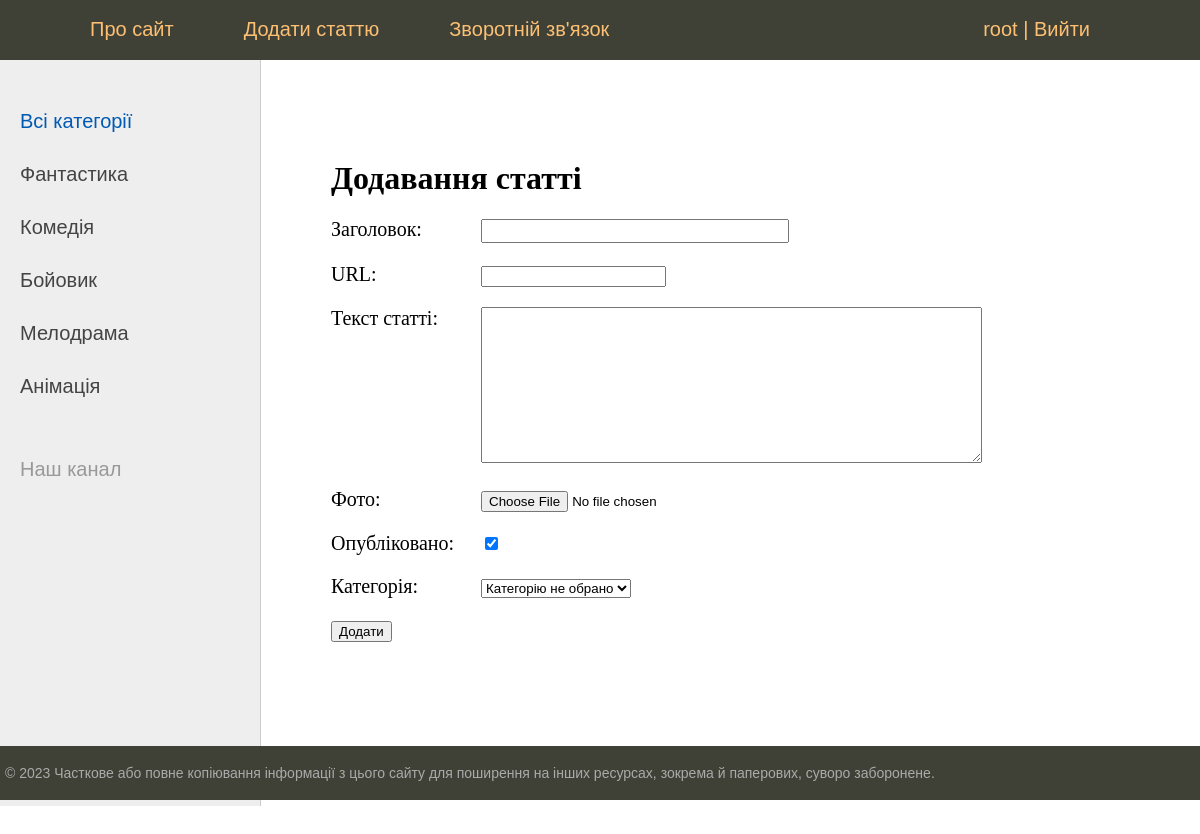
Screenshot of /addpage/ (signed in) with the database file from the repository.
### movies/models.py (models this page shows)
class Category(models.Model):
    name = models.CharField(max_length=100, db_index=True, verbose_name="Категорія")
    slug = models.SlugField(max_length=255, unique=True, null=True, db_index=True, verbose_name="URL")
    def __str__(self):
        return self.name
    def get_absolute_url(self):
        return reverse('category', kwargs={'cat_slug': self.slug})
    class Meta:
        verbose_name = 'Категорія'
        verbose_name_plural = 'Категорії'
        ordering = ['id']

### movies/views.py (the view)
# urls.py: path('addpage/', AddPage.as_view(), name='addpage'),
class AddPage(LoginRequiredMixin, DataMixin, CreateView):
    form_class = AddPostForm
    template_name = 'movies/addpage.html'
    success_url = reverse_lazy('home')
    login_url = reverse_lazy('home')
    raise_exception = True
    def get_context_data(self, *, object_list=None, **kwargs):
        context = super().get_context_data(**kwargs)
        c_def = self.get_user_context(title='Додавання статті')
        context = dict(list(context.items()) + list(c_def.items()))
        return context

### movies/forms.py
class AddPostForm(forms.ModelForm):
    def __init__(self, *args, **kwargs):
        super().__init__(*args, **kwargs)
        self.fields['cat'].empty_label = "Категорію не обрано"
    class Meta:
        model = Movie
        fields = ['title', 'slug', 'content', 'photo', 'is_published', 'cat']
        widgets = {
            'title': forms.TextInput(attrs={'class': 'form-input'}),
            'content': forms.Textarea(attrs={'cols': 60, 'rows': 10}),
        }

### movies/utils.py (called while the page is built)
    def get_user_context(self, **kwargs):
        context = kwargs
        cats = cache.get('cats')
        if not cats:
            cats = Category.objects.all()
            cache.set('cats', cats, 60)
        user_menu = menu.copy()
        if not self.request.user.is_authenticated:
            user_menu.pop(1)
        context['menu'] = user_menu
        context['cats'] = cats
        if 'cat_selected' not in context:
            context['cat_selected'] = 0
        return context

### movies/templates/movies/addpage.html (shortened to what this page needs)
{% extends 'movies/base.html' %}
{% block content %}
<h1>{{title}}</h1>
<form action="{% url 'addpage' %}" method="post" enctype="multipart/form-data">
    {% for f in form %}
    <p><label class="form-label" for="{{f.id_for_label}}">{{f.label}}: </label>{{f}}</p>
    {% endfor %}
    <button type="submit">Додати</button>
</form>
{% endblock %}

### movies/templates/movies/base.html (shortened to what this page needs)
<!DOCTYPE html>
{% load static %}
{% load cache %}
<html>
<head>
	<link type="text/css" href="{% static 'movies/css/styles.css' %}" rel="stylesheet" />
</head>
<body>
<table class="table-page" border=0 cellpadding="0" cellspacing="0">
<tr><td valign=top>
{% block mainmenu %}
		<div class="header">
			<ul id="mainmenu" class="mainmenu">
			<li class="logo"><a href="/"><div class="logo"></div></a></li>
{% for m in menu %}
         <li><a href="{% url m.url_name %}">{{m.title}}</a></li>
{% endfor %}
         <li class="last">
			 {% if request.user.is_authenticated %}
				<li class="last"> {{user.username}} | <a href="{% url 'logout' %}">Вийти</a></li>
				{% else %}
				<li class="last"><a href="{% url 'register' %}">Реєстрація</a> | <a href="{% url 'login' %}">Увійти</a></li>
			 {% endif %}
		 </li>
         	</ul>
		</div>
{% endblock mainmenu %}
<table class="table-content" border=0 cellpadding="0" cellspacing="0">
<tr>
	<td valign="top" class="left-chapters">
	<ul id="leftchapters">
		{% cache 60 sidebar %}
{% if cat_selected == 0 %}
		<li class="selected">Всі категорії</li>
{% else %}
		<li><a href="{% url 'home' %}">Всі категорії</a></li>
{% endif %}
		{% endcache %}
{% for c in cats %}
		{% if c.pk == cat_selected %}
				<li class="selected">{{c.name}}</li>
		{% else %}
				<li><a href="{{ c.get_absolute_url }}">{{c.name}}</a></li>
		{% endif %}
{% endfor %}
		<li class="share">
		<p>Наш канал</p>
		<a class="share-yt" href="https://www.youtube.com/watch?v=Gxkpidxz4-c" target="_blank" rel="nofollow"></a>
		</li>
	</ul>
</td>
<td valign="top" class="content">
	<div class="content-text">
{% block content %}
{% endblock %}
	</div>
</td></tr></table>
</td></tr>
<tr><td valign=top>
	<div id="footer">
		<p>&copy; 2023 Часткове або повне копіювання інформації з цього сайту для поширення на інших ресурсах, зокрема й паперових, суворо заборонене.</p>
	</div>
</td></tr></table>
</body>
</html>

### movies/static/movies/css/styles.css (style rules this page uses)
html, body { font-family: 'Arial'; margin: 0; padding: 0; height: 100%; width: 100%; color: #444; }
a { color: #0059b2; text-decoration: none; }
.table-page { width: 100%; height: 100%; vertical-align: top; }
.table-page tr { height: 100%; }
.header { background: #3F4137; height: 60px; }
.logo { background: url('../images/logo_step.png') no-repeat 10px 5px; width: 60px; height: 60px; }
ul.mainmenu { list-style: none; margin: 0; padding: 0; height: 60px; color: #fdc073; font-size: 20px; overflow: hidden; }
ul.mainmenu li { float: left; margin: 18px 40px 0 30px; }
ul.mainmenu li.logo { margin: 0; }
ul.mainmenu li.last { float: right; }
ul.mainmenu li a { color: #fdc073; text-decoration: none; }
.table-content { width: 100%; min-height: 100%; height: 100%; }
.left-chapters { margin: 0; background: #eee; border-right: 1px solid #ccc; min-height: 100%; }
.left-chapters ul { width: 230px; min-height: 100%; margin: 0; padding: 20px 10px 10px 20px; list-style: none; font-size: 20px; }
.left-chapters ul li { margin: 30px 0 0 0; color: #999; }
.left-chapters ul li.selected { color: #0059b2; }
.left-chapters ul li a { color: #444; text-decoration: none; }
.left-chapters ul li.share { margin: 60px 0 0 0; }
.left-chapters ul li.share p { margin: 30px 0 30px 0; }
.left-chapters ul li.share a { display: inline-block; width: 40px; height: 40px; margin: 0 20px 0 0; }
.left-chapters ul li.share a.share-yt { width: 100%; height: 30px; background: url('../images/share_yt.png') no-repeat 0 0 }
.content { padding: 40px 20px 20px 40px; width: 100%; box-sizing: border-box; }
.content-text { margin: 60px 0 0 30px; color: #000; font-size: 20px; font-family: Yandex Sans Display Light; }
.content-text h1 { font-size: 32px; }
#footer { box-sizing: border-box; background: #3F4137; padding: 5px; color: #aaa; font-size: 14px; font-family: Verdana, Geneva, Arial, Helvetica; text-align: left; overflow: hidden; }
.form-input { width: 300px; font-size: 16px; }
.form-label { display: inline-block; min-width: 150px; vertical-align: top; }

### rows the page displays
Category: name "Фантастика"
Category: name "Комедія"
Category: name "Бойовик"
Category: name "Мелодрама"
Category: name "Анімація"

### other values shown
{{ m.title }} "Про сайт" "Додати статтю" "Зворотній зв'язок"
{{ user.username }} "root"
{{ title }} "Додавання статті"
{{ f.label }} "Заголовок" "URL" "Текст статті" "Фото" "Опубліковано" "Категорія"
